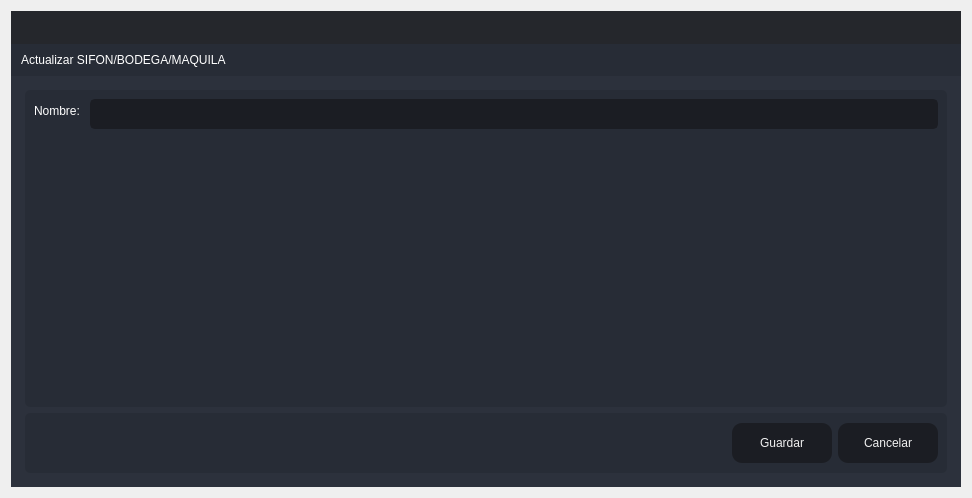
<?xml version="1.0" encoding="UTF-8"?>
<ui version="4.0">
 <class>Update_Sifon</class>
 <widget class="QDialog" name="Update_Sifon">
  <property name="windowModality">
   <enum>Qt::ApplicationModal</enum>
  </property>
  <property name="geometry">
   <rect>
    <x>0</x>
    <y>0</y>
    <width>972</width>
    <height>498</height>
   </rect>
  </property>
  <property name="windowTitle">
   <string>Actualizar</string>
  </property>
  <layout class="QVBoxLayout" name="verticalLayout_6">
   <item>
    <widget class="QFrame" name="frame_main">
     <property name="styleSheet">
      <string notr="true">/* LINE EDIT */
QLineEdit {
	background-color: rgb(27, 29, 35);
	border-radius: 5px;
	border: 2px solid rgb(27, 29, 35);
	padding-left: 10px;
}
QLineEdit:hover {
	border: 2px solid rgb(64, 71, 88);
}
QLineEdit:focus {
	border: 2px solid rgb(91, 101, 124);
}

/* SCROLL BARS */
QScrollBar:horizontal {
    border: none;
    background: rgb(52, 59, 72);
    height: 14px;
    margin: 0px 21px 0 21px;
	border-radius: 0px;
}
QScrollBar::handle:horizontal {
    background: rgb(85, 170, 255);
    min-width: 25px;
	border-radius: 7px
}
QScrollBar::add-line:horizontal {
    border: none;
    background: rgb(55, 63, 77);
    width: 20px;
	border-top-right-radius: 7px;
    border-bottom-right-radius: 7px;
    subcontrol-position: right;
    subcontrol-origin: margin;
}
QScrollBar::sub-line:horizontal {
    border: none;
    background: rgb(55, 63, 77);
    width: 20px;
	border-top-left-radius: 7px;
    border-bottom-left-radius: 7px;
    subcontrol-position: left;
    subcontrol-origin: margin;
}
QScrollBar::up-arrow:horizontal, QScrollBar::down-arrow:horizontal
{
     background: none;
}
QScrollBar::add-page:horizontal, QScrollBar::sub-page:horizontal
{
     background: none;
}
 QScrollBar:vertical {
	border: none;
    background: rgb(52, 59, 72);
    width: 14px;
    margin: 21px 0 21px 0;
	border-radius: 0px;
 }
 QScrollBar::handle:vertical {	
	background: rgb(85, 170, 255);
    min-height: 25px;
	border-radius: 7px
 }
 QScrollBar::add-line:vertical {
     border: none;
    background: rgb(55, 63, 77);
     height: 20px;
	border-bottom-left-radius: 7px;
    border-bottom-right-radius: 7px;
     subcontrol-position: bottom;
     subcontrol-origin: margin;
 }
 QScrollBar::sub-line:vertical {
	border: none;
    background: rgb(55, 63, 77);
     height: 20px;
	border-top-left-radius: 7px;
    border-top-right-radius: 7px;
     subcontrol-position: top;
     subcontrol-origin: margin;
 }
 QScrollBar::up-arrow:vertical, QScrollBar::down-arrow:vertical {
     background: none;
 }

 QScrollBar::add-page:vertical, QScrollBar::sub-page:vertical {
     background: none;
 }

/* CHECKBOX */
QCheckBox::indicator {
    border: 3px solid rgb(52, 59, 72);
	width: 15px;
	height: 15px;
	border-radius: 10px;
    background: rgb(44, 49, 60);
}
QCheckBox::indicator:hover {
    border: 3px solid rgb(58, 66, 81);
}
QCheckBox::indicator:checked {
    background: 3px solid rgb(52, 59, 72);
	border: 3px solid rgb(52, 59, 72);	
	background-image: url(:/16x16/icons/16x16/cil-check-alt.png);
}

/* RADIO BUTTON */
QRadioButton::indicator {
    border: 3px solid rgb(52, 59, 72);
	width: 15px;
	height: 15px;
	border-radius: 10px;
    background: rgb(44, 49, 60);
}
QRadioButton::indicator:hover {
    border: 3px solid rgb(58, 66, 81);
}
QRadioButton::indicator:checked {
    background: 3px solid rgb(94, 106, 130);
	border: 3px solid rgb(52, 59, 72);	
}

/* COMBOBOX */
QComboBox{
	background-color: rgb(27, 29, 35);
	border-radius: 5px;
	border: 2px solid rgb(27, 29, 35);
	padding: 5px;
	padding-left: 10px;
}
QComboBox:hover{
	border: 2px solid rgb(64, 71, 88);
}
QComboBox::drop-down {
	subcontrol-origin: padding;
	subcontrol-position: top right;
	width: 25px; 
	border-left-width: 3px;
	border-left-color: rgba(39, 44, 54, 150);
	border-left-style: solid;
	border-top-right-radius: 3px;
	border-bottom-right-radius: 3px;	
	background-image: url(:/16x16/icons/16x16/cil-arrow-bottom.png);
	background-position: center;
	background-repeat: no-reperat;
 }
QComboBox QAbstractItemView {
	color: rgb(85, 170, 255);	
	background-color: rgb(27, 29, 35);
	padding: 10px;
	selection-background-color: rgb(39, 44, 54);
}

/* SLIDERS */
QSlider::groove:horizontal {
    border-radius: 9px;
    height: 18px;
	margin: 0px;
	background-color: rgb(52, 59, 72);
}
QSlider::groove:horizontal:hover {
	background-color: rgb(55, 62, 76);
}
QSlider::handle:horizontal {
    background-color: rgb(85, 170, 255);
    border: none;
    height: 18px;
    width: 18px;
    margin: 0px;
	border-radius: 9px;
}
QSlider::handle:horizontal:hover {
    background-color: rgb(105, 180, 255);
}
QSlider::handle:horizontal:pressed {
    background-color: rgb(65, 130, 195);
}

QSlider::groove:vertical {
    border-radius: 9px;
    width: 18px;
    margin: 0px;
	background-color: rgb(52, 59, 72);
}
QSlider::groove:vertical:hover {
	background-color: rgb(55, 62, 76);
}
QSlider::handle:vertical {
    background-color: rgb(85, 170, 255);
	border: none;
    height: 18px;
    width: 18px;
    margin: 0px;
	border-radius: 9px;
}
QSlider::handle:vertical:hover {
    background-color: rgb(105, 180, 255);
}
QSlider::handle:vertical:pressed {
    background-color: rgb(65, 130, 195);
}

</string>
     </property>
     <property name="frameShape">
      <enum>QFrame::NoFrame</enum>
     </property>
     <property name="frameShadow">
      <enum>QFrame::Raised</enum>
     </property>
     <layout class="QVBoxLayout" name="verticalLayout">
      <property name="spacing">
       <number>0</number>
      </property>
      <property name="leftMargin">
       <number>0</number>
      </property>
      <property name="topMargin">
       <number>0</number>
      </property>
      <property name="rightMargin">
       <number>0</number>
      </property>
      <property name="bottomMargin">
       <number>0</number>
      </property>
      <item>
       <widget class="QFrame" name="frame_top">
        <property name="minimumSize">
         <size>
          <width>0</width>
          <height>65</height>
         </size>
        </property>
        <property name="maximumSize">
         <size>
          <width>16777215</width>
          <height>65</height>
         </size>
        </property>
        <property name="styleSheet">
         <string notr="true">background-color: transparent;</string>
        </property>
        <property name="frameShape">
         <enum>QFrame::NoFrame</enum>
        </property>
        <property name="frameShadow">
         <enum>QFrame::Raised</enum>
        </property>
        <layout class="QHBoxLayout" name="horizontalLayout_3">
         <property name="spacing">
          <number>0</number>
         </property>
         <property name="leftMargin">
          <number>0</number>
         </property>
         <property name="topMargin">
          <number>0</number>
         </property>
         <property name="rightMargin">
          <number>0</number>
         </property>
         <property name="bottomMargin">
          <number>0</number>
         </property>
         <item>
          <widget class="QFrame" name="frame_toggle">
           <property name="maximumSize">
            <size>
             <width>70</width>
             <height>16777215</height>
            </size>
           </property>
           <property name="styleSheet">
            <string notr="true">background-color: rgb(27, 29, 35);</string>
           </property>
           <property name="frameShape">
            <enum>QFrame::NoFrame</enum>
           </property>
           <property name="frameShadow">
            <enum>QFrame::Raised</enum>
           </property>
           <layout class="QVBoxLayout" name="verticalLayout_3">
            <property name="spacing">
             <number>0</number>
            </property>
            <property name="leftMargin">
             <number>0</number>
            </property>
            <property name="topMargin">
             <number>0</number>
            </property>
            <property name="rightMargin">
             <number>0</number>
            </property>
            <property name="bottomMargin">
             <number>0</number>
            </property>
           </layout>
          </widget>
         </item>
         <item>
          <widget class="QFrame" name="frame_top_right">
           <property name="styleSheet">
            <string notr="true">background: transparent;</string>
           </property>
           <property name="frameShape">
            <enum>QFrame::NoFrame</enum>
           </property>
           <property name="frameShadow">
            <enum>QFrame::Raised</enum>
           </property>
           <layout class="QVBoxLayout" name="verticalLayout_2">
            <property name="spacing">
             <number>0</number>
            </property>
            <property name="leftMargin">
             <number>0</number>
            </property>
            <property name="topMargin">
             <number>0</number>
            </property>
            <property name="rightMargin">
             <number>0</number>
            </property>
            <property name="bottomMargin">
             <number>0</number>
            </property>
            <item>
             <widget class="QFrame" name="frame_top_btns">
              <property name="maximumSize">
               <size>
                <width>16777215</width>
                <height>42</height>
               </size>
              </property>
              <property name="styleSheet">
               <string notr="true">background-color: rgba(27, 29, 35, 200)</string>
              </property>
              <property name="frameShape">
               <enum>QFrame::NoFrame</enum>
              </property>
              <property name="frameShadow">
               <enum>QFrame::Raised</enum>
              </property>
              <layout class="QHBoxLayout" name="horizontalLayout_4">
               <property name="spacing">
                <number>0</number>
               </property>
               <property name="leftMargin">
                <number>0</number>
               </property>
               <property name="topMargin">
                <number>0</number>
               </property>
               <property name="rightMargin">
                <number>0</number>
               </property>
               <property name="bottomMargin">
                <number>0</number>
               </property>
               <item>
                <widget class="QFrame" name="frame_label_top_btns">
                 <property name="sizePolicy">
                  <sizepolicy hsizetype="Expanding" vsizetype="Preferred">
                   <horstretch>0</horstretch>
                   <verstretch>0</verstretch>
                  </sizepolicy>
                 </property>
                 <property name="frameShape">
                  <enum>QFrame::NoFrame</enum>
                 </property>
                 <property name="frameShadow">
                  <enum>QFrame::Raised</enum>
                 </property>
                 <layout class="QHBoxLayout" name="horizontalLayout_10">
                  <property name="spacing">
                   <number>0</number>
                  </property>
                  <property name="leftMargin">
                   <number>5</number>
                  </property>
                  <property name="topMargin">
                   <number>0</number>
                  </property>
                  <property name="rightMargin">
                   <number>10</number>
                  </property>
                  <property name="bottomMargin">
                   <number>0</number>
                  </property>
                 </layout>
                </widget>
               </item>
               <item alignment="Qt::AlignRight">
                <widget class="QFrame" name="frame_btns_right">
                 <property name="sizePolicy">
                  <sizepolicy hsizetype="Expanding" vsizetype="Preferred">
                   <horstretch>0</horstretch>
                   <verstretch>0</verstretch>
                  </sizepolicy>
                 </property>
                 <property name="maximumSize">
                  <size>
                   <width>120</width>
                   <height>16777215</height>
                  </size>
                 </property>
                 <property name="frameShape">
                  <enum>QFrame::NoFrame</enum>
                 </property>
                 <property name="frameShadow">
                  <enum>QFrame::Raised</enum>
                 </property>
                 <layout class="QHBoxLayout" name="horizontalLayout_5">
                  <property name="spacing">
                   <number>0</number>
                  </property>
                  <property name="leftMargin">
                   <number>0</number>
                  </property>
                  <property name="topMargin">
                   <number>0</number>
                  </property>
                  <property name="rightMargin">
                   <number>0</number>
                  </property>
                  <property name="bottomMargin">
                   <number>0</number>
                  </property>
                 </layout>
                </widget>
               </item>
              </layout>
             </widget>
            </item>
            <item>
             <widget class="QFrame" name="frame_top_info">
              <property name="maximumSize">
               <size>
                <width>16777215</width>
                <height>65</height>
               </size>
              </property>
              <property name="styleSheet">
               <string notr="true">background-color: rgb(39, 44, 54);</string>
              </property>
              <property name="frameShape">
               <enum>QFrame::NoFrame</enum>
              </property>
              <property name="frameShadow">
               <enum>QFrame::Raised</enum>
              </property>
              <layout class="QHBoxLayout" name="horizontalLayout_8">
               <property name="spacing">
                <number>0</number>
               </property>
               <property name="leftMargin">
                <number>10</number>
               </property>
               <property name="topMargin">
                <number>0</number>
               </property>
               <property name="rightMargin">
                <number>10</number>
               </property>
               <property name="bottomMargin">
                <number>0</number>
               </property>
               <item>
                <widget class="QLabel" name="label">
                 <property name="styleSheet">
                  <string notr="true">font: 75 16pt &quot;MS Shell Dlg 2&quot;;
color: rgb(255, 255, 255);</string>
                 </property>
                 <property name="text">
                  <string>Actualizar SIFON/BODEGA/MAQUILA</string>
                 </property>
                </widget>
               </item>
              </layout>
             </widget>
            </item>
           </layout>
          </widget>
         </item>
        </layout>
       </widget>
      </item>
      <item>
       <widget class="QFrame" name="frame_center">
        <property name="sizePolicy">
         <sizepolicy hsizetype="Expanding" vsizetype="Expanding">
          <horstretch>0</horstretch>
          <verstretch>0</verstretch>
         </sizepolicy>
        </property>
        <property name="styleSheet">
         <string notr="true">background-color: rgb(40, 44, 52);</string>
        </property>
        <property name="frameShape">
         <enum>QFrame::NoFrame</enum>
        </property>
        <property name="frameShadow">
         <enum>QFrame::Raised</enum>
        </property>
        <layout class="QHBoxLayout" name="horizontalLayout_2">
         <property name="spacing">
          <number>0</number>
         </property>
         <property name="leftMargin">
          <number>0</number>
         </property>
         <property name="topMargin">
          <number>0</number>
         </property>
         <property name="rightMargin">
          <number>0</number>
         </property>
         <property name="bottomMargin">
          <number>0</number>
         </property>
         <item>
          <widget class="QFrame" name="frame_content_right">
           <property name="styleSheet">
            <string notr="true">background-color: rgb(44, 49, 60);</string>
           </property>
           <property name="frameShape">
            <enum>QFrame::NoFrame</enum>
           </property>
           <property name="frameShadow">
            <enum>QFrame::Raised</enum>
           </property>
           <layout class="QVBoxLayout" name="verticalLayout_4">
            <property name="spacing">
             <number>0</number>
            </property>
            <property name="leftMargin">
             <number>0</number>
            </property>
            <property name="topMargin">
             <number>0</number>
            </property>
            <property name="rightMargin">
             <number>0</number>
            </property>
            <property name="bottomMargin">
             <number>0</number>
            </property>
            <item>
             <widget class="QFrame" name="frame_content">
              <property name="frameShape">
               <enum>QFrame::NoFrame</enum>
              </property>
              <property name="frameShadow">
               <enum>QFrame::Raised</enum>
              </property>
              <layout class="QVBoxLayout" name="verticalLayout_9">
               <property name="spacing">
                <number>0</number>
               </property>
               <property name="leftMargin">
                <number>5</number>
               </property>
               <property name="topMargin">
                <number>5</number>
               </property>
               <property name="rightMargin">
                <number>5</number>
               </property>
               <property name="bottomMargin">
                <number>5</number>
               </property>
               <item>
                <widget class="QStackedWidget" name="stackedWidget">
                 <property name="styleSheet">
                  <string notr="true">background: transparent;</string>
                 </property>
                 <property name="currentIndex">
                  <number>0</number>
                 </property>
                 <widget class="QWidget" name="page_home">
                  <layout class="QVBoxLayout" name="verticalLayout_10">
                   <item>
                    <widget class="QFrame" name="frame">
                     <property name="styleSheet">
                      <string notr="true">background-color: rgb(39, 44, 54);
border-radius: 5px;</string>
                     </property>
                     <property name="frameShape">
                      <enum>QFrame::StyledPanel</enum>
                     </property>
                     <property name="frameShadow">
                      <enum>QFrame::Raised</enum>
                     </property>
                     <layout class="QVBoxLayout" name="verticalLayout_5">
                      <item>
                       <layout class="QFormLayout" name="formLayout_2">
                        <item row="0" column="1">
                         <widget class="QLineEdit" name="lineEditUpdate">
                          <property name="minimumSize">
                           <size>
                            <width>0</width>
                            <height>30</height>
                           </size>
                          </property>
                          <property name="styleSheet">
                           <string notr="true">QLineEdit {
	background-color: rgb(27, 29, 35);
	border-radius: 5px;
	border: 2px solid rgb(27, 29, 35);
	padding-left: 10px;
	font: 75 12pt &quot;MS Shell Dlg 2&quot;;
	color: rgb(255, 255, 255);
}
QLineEdit:hover {
	border: 2px solid rgb(64, 71, 88);
}
QLineEdit:focus {
	border: 2px solid rgb(91, 101, 124);
}</string>
                          </property>
                         </widget>
                        </item>
                        <item row="0" column="0">
                         <widget class="QLabel" name="label_2">
                          <property name="styleSheet">
                           <string notr="true">font: 75 12pt &quot;MS Shell Dlg 2&quot;;
color: rgb(255, 255, 255);</string>
                          </property>
                          <property name="text">
                           <string>Nombre: </string>
                          </property>
                         </widget>
                        </item>
                       </layout>
                      </item>
                     </layout>
                    </widget>
                   </item>
                   <item>
                    <widget class="QFrame" name="frame_2">
                     <property name="minimumSize">
                      <size>
                       <width>0</width>
                       <height>60</height>
                      </size>
                     </property>
                     <property name="maximumSize">
                      <size>
                       <width>16777215</width>
                       <height>60</height>
                      </size>
                     </property>
                     <property name="styleSheet">
                      <string notr="true">background-color: rgb(39, 44, 54);
border-radius: 5px;</string>
                     </property>
                     <property name="frameShape">
                      <enum>QFrame::StyledPanel</enum>
                     </property>
                     <property name="frameShadow">
                      <enum>QFrame::Raised</enum>
                     </property>
                     <layout class="QHBoxLayout" name="horizontalLayout_9">
                      <item>
                       <layout class="QGridLayout" name="gridLayout">
                        <item row="0" column="0">
                         <spacer name="horizontalSpacer">
                          <property name="orientation">
                           <enum>Qt::Horizontal</enum>
                          </property>
                          <property name="sizeHint" stdset="0">
                           <size>
                            <width>40</width>
                            <height>20</height>
                           </size>
                          </property>
                         </spacer>
                        </item>
                        <item row="0" column="1">
                         <widget class="QPushButton" name="btnActualizarAduana">
                          <property name="minimumSize">
                           <size>
                            <width>100</width>
                            <height>40</height>
                           </size>
                          </property>
                          <property name="styleSheet">
                           <string notr="true">QPushButton {
	border-color: rgb(27, 29, 35);
	font: 75 10pt &quot;MS Shell Dlg 2&quot;;
	color: rgb(240, 240, 240);
	background-color: rgb(27, 29, 35);
	border: 0px solid;
	border-radius: 10px;	
}
QPushButton:hover {
	background-color:rgb(44, 49, 60);
	border-color: rgb(27, 29, 35);
	border: 2px solid;
}</string>
                          </property>
                          <property name="text">
                           <string>Guardar</string>
                          </property>
                         </widget>
                        </item>
                        <item row="0" column="2">
                         <widget class="QPushButton" name="btnCancelarAduana">
                          <property name="minimumSize">
                           <size>
                            <width>100</width>
                            <height>40</height>
                           </size>
                          </property>
                          <property name="styleSheet">
                           <string notr="true">QPushButton {
	border-color: rgb(27, 29, 35);
	font: 75 10pt &quot;MS Shell Dlg 2&quot;;
	color: rgb(240, 240, 240);
	background-color: rgb(27, 29, 35);
	border: 0px solid;
	border-radius: 10px;	
}
QPushButton:hover {
	background-color:rgb(44, 49, 60);
	border-color: rgb(27, 29, 35);
	border: 2px solid;
}</string>
                          </property>
                          <property name="text">
                           <string>Cancelar</string>
                          </property>
                         </widget>
                        </item>
                       </layout>
                      </item>
                     </layout>
                    </widget>
                   </item>
                  </layout>
                 </widget>
                </widget>
               </item>
              </layout>
             </widget>
            </item>
           </layout>
          </widget>
         </item>
        </layout>
       </widget>
      </item>
     </layout>
    </widget>
   </item>
  </layout>
 </widget>
 <resources/>
 <connections/>
</ui>
